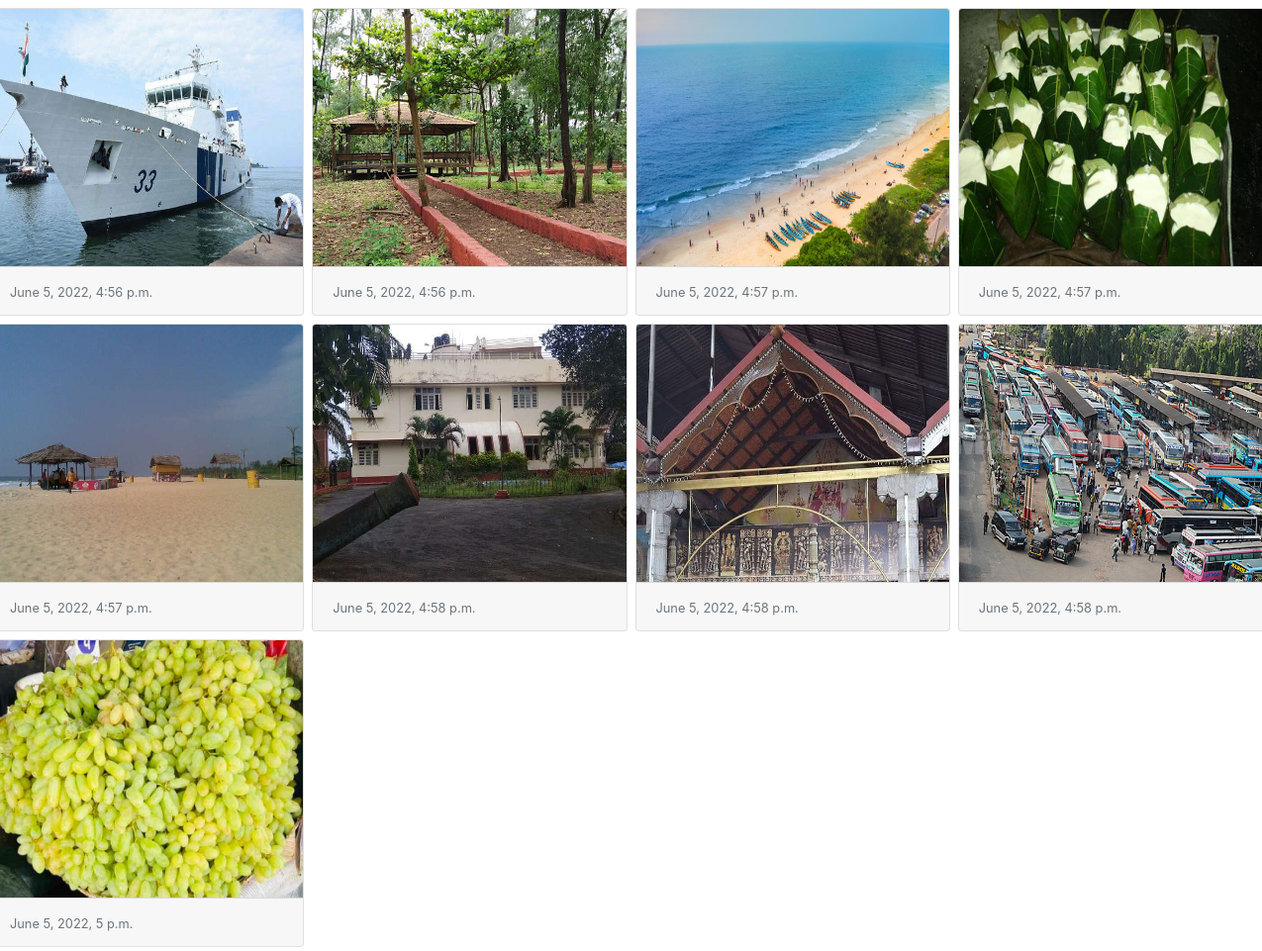
The app's page /e_patha/gallery/ (lower part), older data.
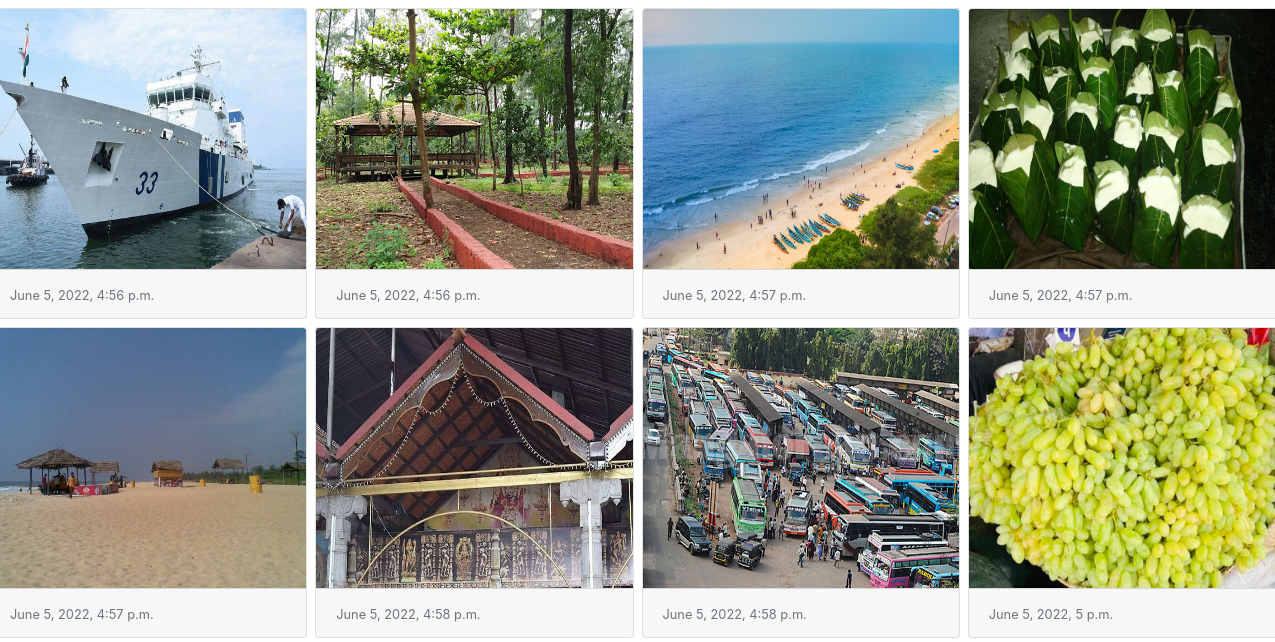
The same page, newer data.
### myapp/models.py (models this page shows)
class Image(models.Model):
 photo = models.ImageField(upload_to="myimage")
 date = models.DateTimeField(auto_now_add=True)

### e_patha/views.py (the view)
# urls.py: path('gallery/',views.gallery,name='gallery'),
def gallery(request):
 if request.method == "POST":
  form = ImageForm(request.POST, request.FILES)
  if form.is_valid():
   form.save()
 form = ImageForm()
 img = Image.objects.all()
 return render(request, 'myapp/home1.html', {'img':img, 'form':form})

### myapp/templates/myapp/home1.html (shortened to what this page needs)
{% extends 'e_patha/basic.html' %}
{% block map%}
    <link rel="stylesheet" href="https://cdn.jsdelivr.net/npm/bootstrap@4.5.3/dist/css/bootstrap.min.css">
    {% endblock %}
    {% block body %}
   <div class="c">
    <div class="row">
     {% for x in img %}
      <div class="col-sm-3" style="padding:0px;">
       <div class="card m-1" style="padding:0px;">
        <img src="{{x.photo.url}} " alt="" class="card-img-top" height="260px" >
        <div class="card-footer">
         <small class="text-muted ">{{x.date}} </small>
        </div>
       </div>
      </div>
     {% endfor %}
    </div>
   </div>
    {% endblock %}

Row changes from the older to the newer data that the page shows:
removed Image: photo (picture), date "June 5, 2022, 4:58 p.m."
